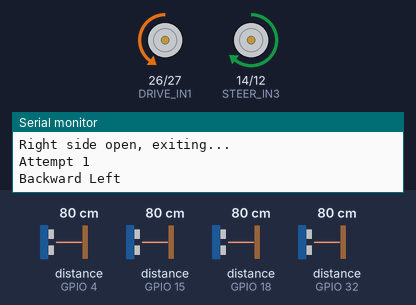
The sketch below on a simulated ESP32. On the bench: motor-driver pin pairs drawn as motors (green arrow = first pin HIGH = forward, orange = second pin HIGH = backward, longer = more drive, scaled by the enable pin), the last lines printed to the serial monitor. Wiring (inferred from the names in the program): 4 × ultrasonic range finder: trigger GPIO 2, echo GPIO 15 / trigger GPIO 16, echo GPIO 4 / trigger GPIO 19, echo GPIO 18 / trigger GPIO 33, echo GPIO 32. Inputs (shaded band) come from the test bench; at power-on: distance to the obstacle (sensors on GPIO 4, GPIO 15, GPIO 18, GPIO 32) 80 cm. The echo pulse lasts 58.3 µs per cm.

Above: at 0.1 s.
At 2.1 s:
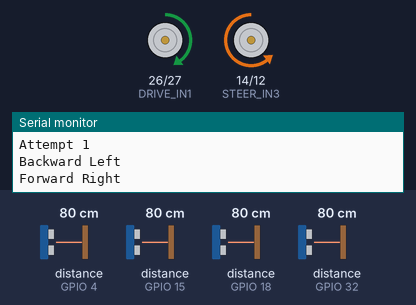
At 7.6 s:
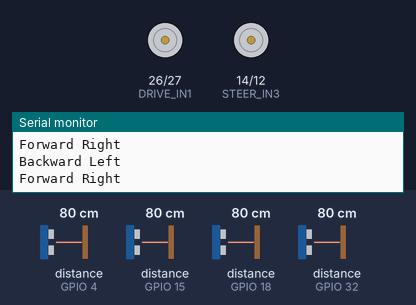
Timing chart, 0 to 9.1 s (numbered marks = the images above):
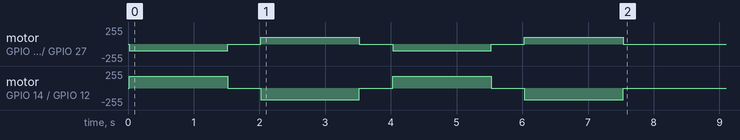

The sketch:

parallelparking_test.ino
```cpp
// === MOTOR PINS ===
#define DRIVE_IN1 26
#define DRIVE_IN2 27
#define DRIVE_ENA 25  // PWM

#define STEER_IN3 14
#define STEER_IN4 12
#define STEER_ENB 13  // PWM

// === ULTRASONIC PINS ===
#define TRIG_FL 22
#define ECHO_FL 23
#define TRIG_FC 33
#define ECHO_FC 32
#define TRIG_FR 17
#define ECHO_FR 5
#define TRIG_BR 19
#define ECHO_BR 18
#define TRIG_BC 16
#define ECHO_BC 4
#define TRIG_BL 2
#define ECHO_BL 15

// === PARAMETERS ===
#define DRIVE_SPEED 100   // ~70% duty (0-255)
#define STEER_SPEED 180
#define SAFE_DIST 6       // stop distance in cm
#define RETRY_LIMIT 3

// --- MOTOR CONTROL ---
void driveForward(int speed) {
  digitalWrite(DRIVE_IN1, HIGH);
  digitalWrite(DRIVE_IN2, LOW);
  ledcWrite(0, speed);
}
void driveBackward(int speed) {
  digitalWrite(DRIVE_IN1, LOW);
  digitalWrite(DRIVE_IN2, HIGH);
  ledcWrite(0, speed);
}
void stopDrive() {
  digitalWrite(DRIVE_IN1, LOW);
  digitalWrite(DRIVE_IN2, LOW);
  ledcWrite(0, 0);
}
void steerLeft(int speed) {
  digitalWrite(STEER_IN3, HIGH);
  digitalWrite(STEER_IN4, LOW);
  ledcWrite(1, speed);
}
void steerRight(int speed) {
  digitalWrite(STEER_IN3, LOW);
  digitalWrite(STEER_IN4, HIGH);
  ledcWrite(1, speed);
}
void steerStop() {
  digitalWrite(STEER_IN3, LOW);
  digitalWrite(STEER_IN4, LOW);
  ledcWrite(1, 0);
}

// --- SENSOR ---
long getDistance(int trig, int echo) {
  digitalWrite(trig, LOW); delayMicroseconds(2);
  digitalWrite(trig, HIGH); delayMicroseconds(10);
  digitalWrite(trig, LOW);
  long duration = pulseIn(echo, HIGH, 20000);
  long dist = duration * 0.034 / 2;
  if (dist == 0) return 999;  // no echo
  return dist;
}

// --- MOVEMENT HELPERS ---
bool safeToMoveForward() {
  return (getDistance(TRIG_FC, ECHO_FC) > SAFE_DIST);
}
bool safeToMoveBackward() {
  return (getDistance(TRIG_BC, ECHO_BC) > SAFE_DIST);
}

void moveForwardLeft(int duration) {
  Serial.println("Forward Left");
  if (!safeToMoveForward()) { Serial.println("Blocked front!"); return; }
  driveForward(DRIVE_SPEED);
  steerLeft(STEER_SPEED);
  unsigned long t = millis();
  while (millis() - t < duration) {
    if (!safeToMoveForward()) break;
  }
  stopDrive(); steerStop();
}

void moveBackwardRight(int duration) {
  Serial.println("Backward Right");
  if (!safeToMoveBackward()) { Serial.println("Blocked back!"); return; }
  driveBackward(DRIVE_SPEED);
  steerRight(STEER_SPEED);
  unsigned long t = millis();
  while (millis() - t < duration) {
    if (!safeToMoveBackward()) break;
  }
  stopDrive(); steerStop();
}

// --- EXIT PARALLEL PARKING ---
void exitParallelParking(bool leftOpen) {
  int retries = 0;
  bool success = false;

  while (retries < RETRY_LIMIT && !success) {
    Serial.print("Attempt "); Serial.println(retries + 1);

    if (leftOpen) {
      moveBackwardRight(1500);
      delay(500);

      moveForwardLeft(1500);
      delay(500);

      moveBackwardRight(1500);
      delay(500);

      moveForwardLeft(1500);
      delay(500);

    } else { // Right side open, mirror moves
      moveBackwardLeft(1500);
      delay(500);

      moveForwardRight(1500);
      delay(500);

      moveBackwardLeft(1500);
      delay(500);

      moveForwardRight(1500);
      delay(500);
    }

    // check if out (front + back clear)
    if (safeToMoveForward() && safeToMoveBackward()) {
      Serial.println("✅ Successfully exited parking!");
      success = true;
    } else {
      retries++;
      Serial.println("⚠️ Blocked, retrying...");
    }
  }

  if (!success) {
    Serial.println("❌ FAILED EXIT");
    stopDrive(); steerStop();
  }
}

void setup() {
  Serial.begin(115200);

  // motor setup
  pinMode(DRIVE_IN1, OUTPUT);
  pinMode(DRIVE_IN2, OUTPUT);
  pinMode(STEER_IN3, OUTPUT);
  pinMode(STEER_IN4, OUTPUT);

  ledcAttachPin(DRIVE_ENA, 0);
  ledcAttachPin(STEER_ENB, 1);
  ledcSetup(0, 1000, 8);
  ledcSetup(1, 1000, 8);

  // ultrasonic setup
  int trigPins[] = {TRIG_FL, TRIG_FC, TRIG_FR, TRIG_BR, TRIG_BC, TRIG_BL};
  int echoPins[] = {ECHO_FL, ECHO_FC, ECHO_FR, ECHO_BR, ECHO_BC, ECHO_BL};
  for (int i = 0; i < 6; i++) {
    pinMode(trigPins[i], OUTPUT);
    pinMode(echoPins[i], INPUT);
  }

  Serial.println("Starting parallel parking exit...");

  // check which side is open
  long leftDist = getDistance(TRIG_BL, ECHO_BL);
  long rightDist = getDistance(TRIG_BR, ECHO_BR);

  if (leftDist > rightDist) {
    Serial.println("Left side open, exiting...");
    exitParallelParking(true);
  } else {
    Serial.println("Right side open, exiting...");
    exitParallelParking(false);
  }
}

void loop() {
  // Nothing, exit runs once
}

// --- Extra turning helpers ---
void moveBackwardLeft(int duration) {
  Serial.println("Backward Left");
  if (!safeToMoveBackward()) { Serial.println("Blocked back!"); return; }
  driveBackward(DRIVE_SPEED);
  steerLeft(STEER_SPEED);
  unsigned long t = millis();
  while (millis() - t < duration) {
    if (!safeToMoveBackward()) break;
  }
  stopDrive(); steerStop();
}
void moveForwardRight(int duration) {
  Serial.println("Forward Right");
  if (!safeToMoveForward()) { Serial.println("Blocked front!"); return; }
  driveForward(DRIVE_SPEED);
  steerRight(STEER_SPEED);
  unsigned long t = millis();
  while (millis() - t < duration) {
    if (!safeToMoveForward()) break;
  }
  stopDrive(); steerStop();
}
```
